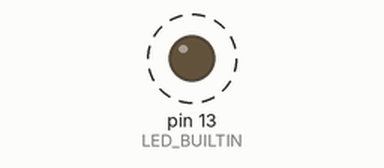
This sketch was run on a simulated Arduino Uno, built with avr-gcc and run on an emulated ATmega328P. Shown: output pins drawn as LEDs (lit = HIGH). Dashed ring = blinking. What the sketch prints to the serial monitor is not drawn.

Above: at 0.5 s.
Timing chart, 0 to 3.3 s (numbered marks = the images above):
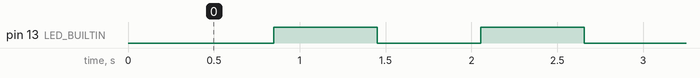

Measured:
- by itself, pin 13 (LED_BUILTIN): alternates HIGH for 0.60 s and LOW for 0.60 s

The sketch:

example4.ino
```cpp
// Example shows a method of using multiple DEBUG symbols
// for more specialized debugging

#define SETUP_DEBUG
#define LOOP_DEBUG

const unsigned long BLINK_INTERVAL = 500;
unsigned long blinkTime;
unsigned long wasteTime;
byte ledState;

void setup()
{
  Serial.begin(38400);

    #ifdef SETUP_DEBUG
      delay(250);
      Serial.println("Serial Debug Ready");
    #endif

    pinMode(LED_BUILTIN, OUTPUT);
    ledState = 0;
    digitalWrite(LED_BUILTIN, ledState);
    blinkTime = millis();
}

void loop()
{
    if(millis() - blinkTime >= BLINK_INTERVAL)
    {
        ledState = ledState ^ 0x01;     // toggle state
        digitalWrite(LED_BUILTIN, ledState);
        blinkTime = millis();

        #ifdef LOOP_DEBUG
          Serial.print("ledState: ");
          Serial.println(ledState);
          Serial.flush();               // waits for transmission to complete
        #endif
    }
    else{
      wasteTime = millis();
      while((millis() - wasteTime) < 200);
    }
}
```
